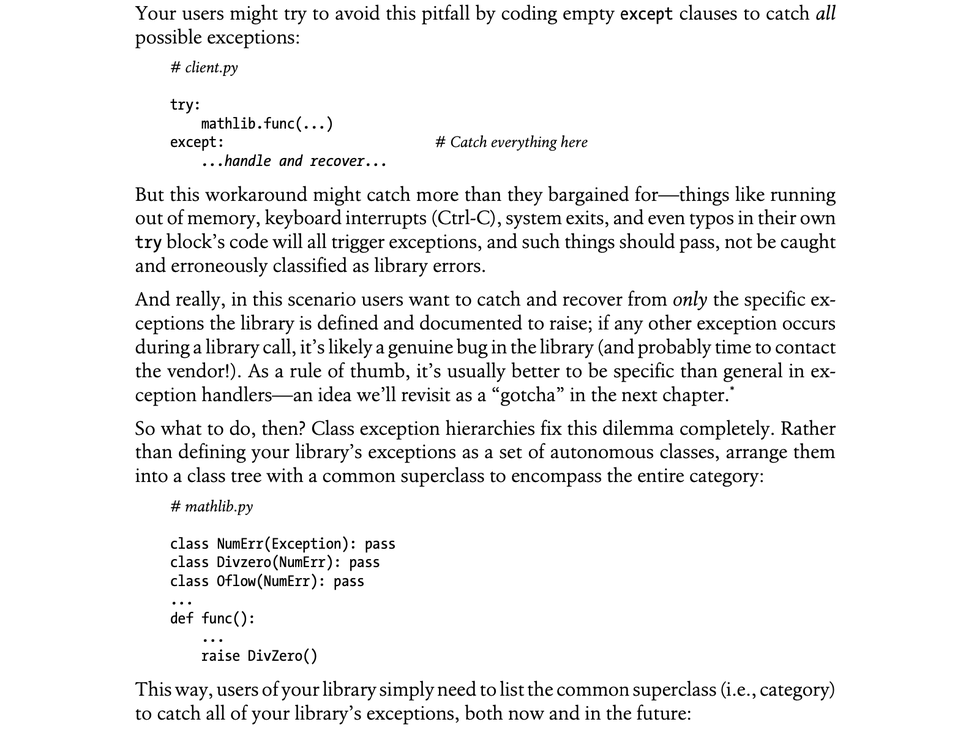
#> input picture discordbot_sloth/helpers/image_cropping/horizontal_crop.png, 966 x 730 px, shrunk from 1578 x 1192 before the run
$ python TightCropHelper.py
#> lines starting #> are read from the running program, lines starting #| are printed output that depends on the picture
# image processing

import numpy as np
import matplotlib.pyplot as plt
from skimage import io

fname = 'horizontal_crop.png'


image = io.imread(f'./{fname}')
#> image is the input picture: shape (730, 966, 4); mean R, G, B, A 240.9, 240.9, 240.9, 255
print(type(image))  # prints type ndarray
#| <class 'numpy.ndarray'>
print(image.dtype)
#| uint8
print(image.shape)
#| (730, 966, 4)
print(image.min(), image.max())
#| 0 255


fig, axs = plt.subplots(1, 2)


# Finding the vertical bar from the left.
print(
    f'Loaded: {fname}, type: {type(image)}, dim(image)={image.shape}, dim(image[0][:])={image[0][:].shape}, dim(image[:][0])={image[:][0].shape}')
#| Loaded: horizontal_crop.png, type: <class 'numpy.ndarray'>, dim(image)=(730, 966, 4), dim(image[0][:])=(966, 4), dim(image[:][0])=(966, 4)

# Why are images three dimensional? Some colour channel thing?
blank1 = np.ones((image.shape[1], image.shape[2]))*255
blank2 = np.ones((image.shape[0], image.shape[2]))*255
i = j = 0
print(f'Shapes: blank1={blank1.shape}, blank2={blank2.shape}')
#| Shapes: blank1=(966, 4), blank2=(730, 4)
while np.array_equal(blank1, image[i, :, :]):
    i = i + 1
#> this loop made 2 passes
#> i on passes 1 to 2: 1, 2
#> after the loop, i = 2
while np.array_equal(blank2, image[:, j, :]):
    j = j + 1
#> this loop made 132 passes
#> after the loop, j = 132
top_left_corner = (i, j)
#> top_left_corner = (2, 132)
print(f'top_left_corner={top_left_corner}')  # top left corner achieved.
#| top_left_corner=(2, 132)

# now calculate the bottom right corner.
i, j = image.shape[0]-1, image.shape[1]-1
#> i = 729; j = 965
while np.array_equal(blank1, image[i, :, :]):
    i = i-1
#> this loop made 3 passes
#> i on passes 1 to 3: 728, 727, 726
#> after the loop, i = 726
while np.array_equal(blank2, image[:, j, :]):
    j = j - 1
#> this loop made 127 passes
#> j on passes 1 to 12: 964, 963, 962, 961, 960, 959, 958, 957, 956, 955, 954, 953
#> after the loop, j = 838


bottom_right_corner = (i, j)
#> bottom_right_corner = (726, 838)
print(f'top_left_corner={top_left_corner}')  # top left corner achieved.
#| top_left_corner=(2, 132)
print(f'bottom_left_corner={bottom_right_corner}')
#| bottom_left_corner=(726, 838)

points = [[x, y] for x in {top_left_corner[0], bottom_right_corner[0]}
          for y in {top_left_corner[1], bottom_right_corner[1]}]
#> points = [[2, 132], [2, 838], [726, 132], [726, 838]]
print(f'Points: {points}')
#| Points: [[2, 132], [2, 838], [726, 132], [726, 838]]


x = np.array([z[1] for z in points])
#> x = [132, 838, 132, 838]
y = np.array([z[0] for z in points])
#> y = [2, 2, 726, 726]
print(f'x={x},y={y}')
#| x=[132 838 132 838],y=[  2   2 726 726]
# np.array(points[:][1]) describes the y-coordinates of all the points.
axs[0].plot(x, y, marker='o')
# plt.plot([top_left_corner[0],bottom_right_corner[0]],[top_left_corner[1],bottom_right_corner[1]],marker='o')


axs[0].imshow(image)

cropped_image = image[top_left_corner[0]:bottom_right_corner[0],
                      top_left_corner[1]:bottom_right_corner[1], :]  # success
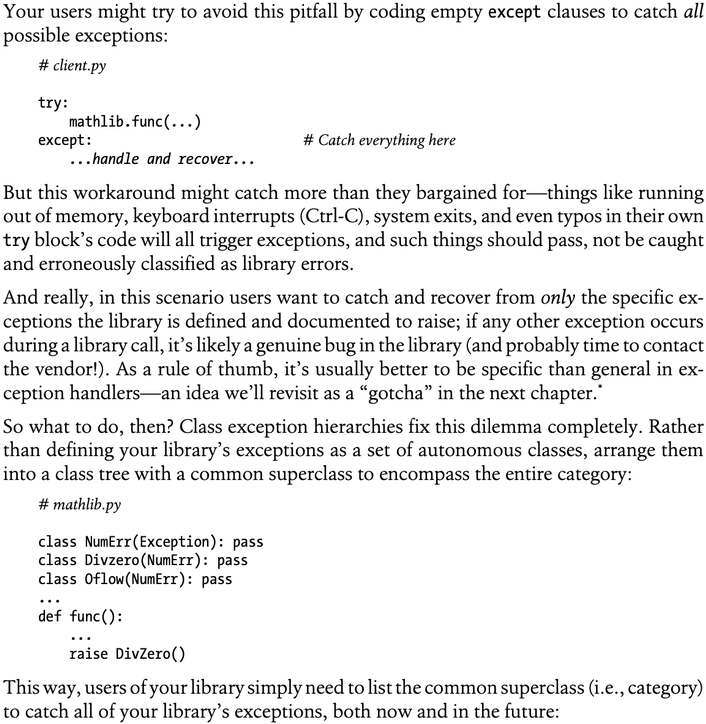
#> cropped_image: shape (724, 706, 4); mean R, G, B, A 235.6, 235.6, 235.6, 255
axs[1].imshow(cropped_image)
cropped_fname = fname[:-4] + r'_whiteless' + fname[-4:]
io.imsave(cropped_fname, cropped_image)

print(f'Saving to {cropped_fname}...')

plt.tight_layout()
plt.show()
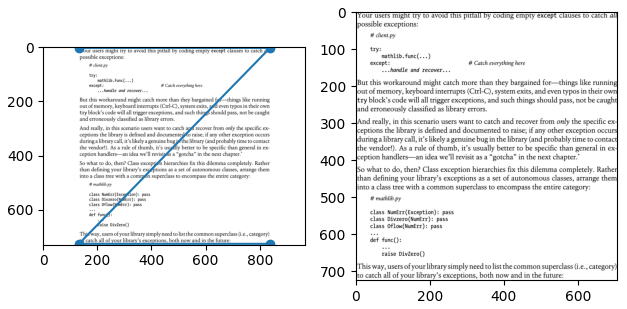
#> figure drawn by matplotlib, 2 panels
